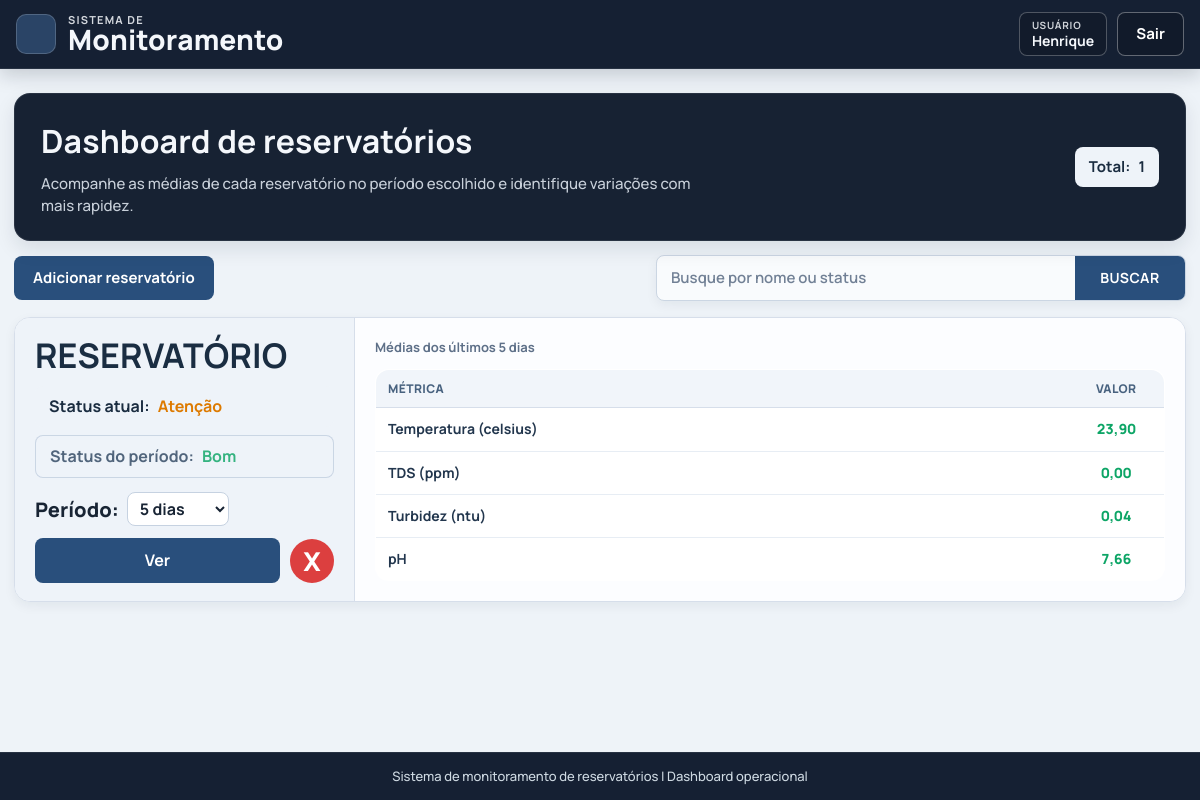
Page / (signed in) on the earlier database version.
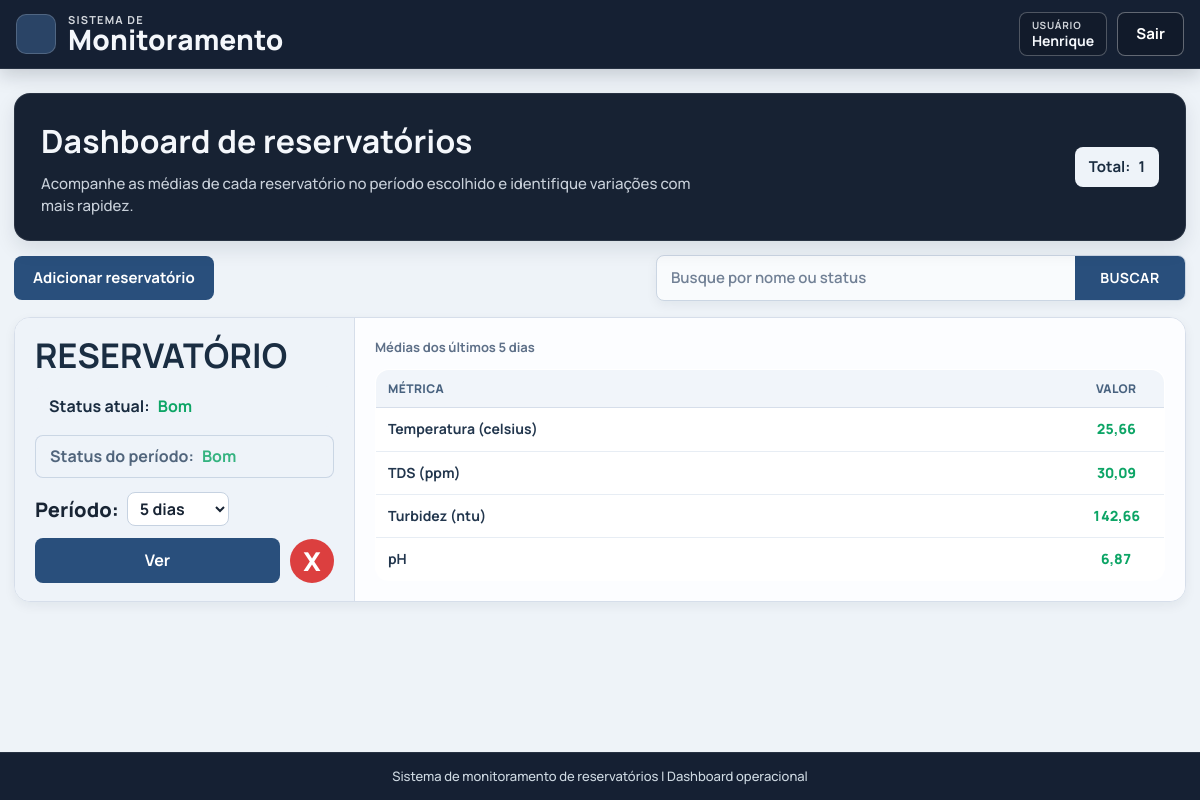
Same page on the later database version.
### app/models.py (models this page shows, shortened)
class Reservatorio(models.Model):
    STATUS_BOM = "bom"
    STATUS_ATENCAO = "atencao"
    STATUS_PERIGO = "perigo"
    FAIXA_PADRAO_PPM_TDS_MIN = 0.0
    FAIXA_PADRAO_PPM_TDS_MAX = 500.0
    FAIXA_PADRAO_NTU_TURBIDEZ_MIN = 0.0
    FAIXA_PADRAO_NTU_TURBIDEZ_MAX = 5.0
    FAIXA_PADRAO_CELSIUS_TEMPERATURA_MIN = 5.0
    FAIXA_PADRAO_CELSIUS_TEMPERATURA_MAX = 30.0
    FAIXA_PADRAO_PH_MIN = 6.0
    FAIXA_PADRAO_PH_MAX = 9.5
    META_PADRAO_PPM_TDS = 600.0
    META_PADRAO_NTU_TURBIDEZ = 1.5
    META_PADRAO_CELSIUS_TEMPERATURA = 25.0
    META_PADRAO_PH = 7.0
    ESP32_INTERVALO_ENVIO_NORMAL_PADRAO_S = 60
    ESP32_INTERVALO_ENVIO_CALIBRACAO_PADRAO_S = 5
    STATUS_CHOICES = (
        (STATUS_BOM, "Bom"),
        (STATUS_ATENCAO, "Atenção"),
        (STATUS_PERIGO, "Perigo"),
    )
    usuario = models.ForeignKey(
        settings.AUTH_USER_MODEL,
        on_delete=models.CASCADE,
        related_name="reservatorios",
    )
    nome = models.CharField(max_length=120, unique=True)
    status = models.CharField(max_length=20, choices=STATUS_CHOICES, default=STATUS_BOM)
    faixa_ppm_tds_min = models.FloatField(default=FAIXA_PADRAO_PPM_TDS_MIN)
    faixa_ppm_tds_max = models.FloatField(default=FAIXA_PADRAO_PPM_TDS_MAX)
    faixa_ntu_turbidez_min = models.FloatField(default=FAIXA_PADRAO_NTU_TURBIDEZ_MIN)
    faixa_ntu_turbidez_max = models.FloatField(default=FAIXA_PADRAO_NTU_TURBIDEZ_MAX)
    faixa_celsius_temperatura_min = models.FloatField(default=FAIXA_PADRAO_CELSIUS_TEMPERATURA_MIN)
    faixa_celsius_temperatura_max = models.FloatField(default=FAIXA_PADRAO_CELSIUS_TEMPERATURA_MAX)
    faixa_ph_min = models.FloatField(default=FAIXA_PADRAO_PH_MIN)
    faixa_ph_max = models.FloatField(default=FAIXA_PADRAO_PH_MAX)
    meta_ppm_tds = models.FloatField(default=META_PADRAO_PPM_TDS)
    meta_ntu_turbidez = models.FloatField(default=META_PADRAO_NTU_TURBIDEZ)
    meta_celsius_temperatura = models.FloatField(default=META_PADRAO_CELSIUS_TEMPERATURA)
    meta_ph = models.FloatField(default=META_PADRAO_PH)
    esp32_intervalo_envio_normal_s = models.PositiveIntegerField(
        default=ESP32_INTERVALO_ENVIO_NORMAL_PADRAO_S,
    )
    esp32_intervalo_envio_calibracao_s = models.PositiveIntegerField(
        default=ESP32_INTERVALO_ENVIO_CALIBRACAO_PADRAO_S,
    )
    alerta_sonoro_silenciado = models.BooleanField(default=False)
    alerta_sonoro_silenciado_permanente = models.BooleanField(default=False)
    alerta_sonoro_teste_ate = models.DateTimeField(null=True, blank=True)
    created_at = models.DateTimeField(auto_now_add=True)
    updated_at = models.DateTimeField(auto_now=True)
    class Meta:
        ordering = ["nome"]
    @classmethod
    def listar(cls, busca="", usuario=None):
        queryset = cls.objects.all()
        if usuario is not None:
            queryset = queryset.filter(usuario=usuario)
        termo = (busca or "").strip()
        if not termo:
            return queryset
        return queryset.filter(Q(nome__icontains=termo) | Q(status__icontains=termo))

### app/views.py (the view)
# urls.py: path('', views.index, name="index"),
@login_required(login_url="entrar")
@require_http_methods(["GET"])
def index(request):
    busca = request.GET.get("busca", "").strip()
    periodo_valor = _normalizar_periodo_valor(request.GET.get("dias"))
    periodo_delta = _delta_por_periodo(periodo_valor)
    reservatorios = list(Reservatorio.listar(busca=busca, usuario=request.user))
    dashboard_cards = _montar_dashboard_cards(reservatorios, periodo_delta)
    return render(
        request,
        "index.html",
        {
            "reservatorios": reservatorios,
            "dashboard_cards": dashboard_cards,
            "busca": busca,
            "periodo_selecionado": periodo_valor,
            "periodo_rotulo": _rotulo_periodo(periodo_valor),
            "periodos_disponiveis": PERIODOS_DISPONIVEIS,
        },
    )

### app/services/numeros.py (called while the page is built)
def formatar_decimal_br(valor, casas=2):
    if valor is None:
        return ""
    numero = float(valor)
    if not math.isfinite(numero):
        return ""
    casas_final = max(0, int(casas))
    return f"{numero:.{casas_final}f}".replace(".", ",")

### app/services/turbidez_periodo.py (called while the page is built)
def is_leitura_turbidez_noturna(data_hora):
    if data_hora is None:
        return False
    data_hora_local = _localtime_seguro(data_hora)
    horario = data_hora_local.timetz().replace(tzinfo=None)
    return horario >= INICIO_NOITE_TURBIDEZ or horario <= FIM_NOITE_TURBIDEZ

def _localtime_seguro(data_hora):
    if timezone.is_naive(data_hora):
        return timezone.make_aware(data_hora, timezone.get_current_timezone())
    return timezone.localtime(data_hora)

### app/templatetags/monitoramento_formatos.py (called while the page is built)
@register.filter
def decimal_br(valor, casas=2):
    return formatar_decimal_br(valor, casas)

### app/views.py (called while the page is built)
def _delta_por_periodo(periodo_valor):
    unidade = periodo_valor[-1]
    quantidade = int(periodo_valor[:-1])
    if unidade == "m":
        return timedelta(minutes=quantidade)
    if unidade == "h":
        return timedelta(hours=quantidade)
    return timedelta(days=quantidade)

### app/templates/index.html (shortened to what this page needs)
{% extends "blocos/base.html" %}
{% block content %}
<section class="detail-hero index-hero">
    <div>
        <h2>Dashboard de reservatórios</h2>
        <p class="index-hero-subtitle">
            Acompanhe as médias de cada reservatório no período escolhido e identifique variações com mais rapidez.
        </p>
    </div>
    <p class="detail-status index-total-pill">
        <span>Total:</span>
        <strong>{{ reservatorios|length }}</strong>
    </p>
</section>
<section class="toolbar">
    <form method="post" action="{% url 'reservatorio_adicionar' %}">
        <button class="btn-main" type="submit">Adicionar reservatório</button>
    </form>
    <form class="search" method="get" action="{% url 'index' %}">
        <input
            type="text"
            name="busca"
            value="{{ busca }}"
            placeholder="Busque por nome ou status"
            aria-label="Buscar por nome ou status"
        >
        <button type="submit" aria-label="Buscar">Buscar</button>
    </form>
</section>
<section class="dashboard-grid">
    {% for card in dashboard_cards %}
    {% include "blocos/_dashboard_card.html" with card=card periodo_label=periodo_rotulo card_mode="index" %}
    {% empty %}
    <article class="empty-state">
        <p>Nenhum reservatório encontrado.</p>
    </article>
    {% endfor %}
</section>
{% endblock %}

### app/templates/blocos/_dashboard_card.html (shortened to what this page needs)
{% load monitoramento_formatos %}
<article class="dashboard-card">
    <section class="dashboard-card-left">
        <h2>{{ card.reservatorio.nome|upper }}</h2>
        <div class="dashboard-status-stack">
            <p class="status-pill">
                <span>Status atual:</span>
                <strong class="status-text status-{{ card.reservatorio.status }}">{{ card.reservatorio.get_status_display }}</strong>
            </p>
            <p class="status-pill status-pill-period">
                <span>Status do período:</span>
                <strong class="status-text status-{{ card.status_periodo }}">{{ card.status_periodo_label }}</strong>
            </p>
        </div>
        {% if card_mode == "index" %}
        <form class="dashboard-period-form" method="get" action="{% url 'index' %}">
            <label for="periodo-{{ card.reservatorio.id }}">Período:</label>
            <select id="periodo-{{ card.reservatorio.id }}" name="dias" onchange="this.form.submit()">
                {% for periodo_valor_item, periodo_label_item in periodos_disponiveis %}
                <option value="{{ periodo_valor_item }}" {% if periodo_valor_item == periodo_selecionado %}selected{% endif %}>
                    {{ periodo_label_item }}
                </option>
                {% endfor %}
            </select>
        </form>
        {% else %}
        <p class="dashboard-period-static">
            <span>Período:</span>
            <strong>{{ periodo_label }}</strong>
        </p>
        {% endif %}
        {% if card_mode == "index" %}
        <div class="dashboard-actions">
            <a class="btn-ver" href="{% url 'reservatorio_detalhe' card.reservatorio.id %}">Ver</a>
            <form
                method="post"
                action="{% url 'reservatorio_excluir' card.reservatorio.id %}"
                data-confirm-delete-reservatorio
                data-reservatorio-nome="{{ card.reservatorio.nome }}"
            >
                <button class="btn-delete" type="submit" aria-label="Excluir reservatório">X</button>
            </form>
        </div>
        {% endif %}
    </section>
    <section class="dashboard-card-right">
        <p class="dashboard-period-caption">Médias dos últimos {{ periodo_label }}</p>
        <table class="dashboard-metrics-table">
            <thead>
                <tr>
                    <th scope="col">Métrica</th>
                    <th scope="col">VALOR</th>
                </tr>
            </thead>
            <tbody>
                <tr>
                    <th scope="row">Temperatura (celsius)</th>
                    <td class="dashboard-value status-{{ card.status_ponto_unico.temperatura }}">
                        {% if card.ponto_unico.temperatura is not None %}{{ card.ponto_unico.temperatura|decimal_br:2 }}{% else %}--{% endif %}
                    </td>
                </tr>
                <tr>
                    <th scope="row">TDS (ppm)</th>
                    <td class="dashboard-value status-{{ card.status_ponto_unico.tds }}">
                        {% if card.ponto_unico.tds is not None %}{{ card.ponto_unico.tds|decimal_br:2 }}{% else %}--{% endif %}
                    </td>
                </tr>
                <tr>
                    <th scope="row">Turbidez (ntu)</th>
                    <td class="dashboard-value status-{{ card.status_ponto_unico.turbidez }}">
                        {% if card.ponto_unico.turbidez is not None %}{{ card.ponto_unico.turbidez|decimal_br:2 }}{% else %}--{% endif %}
                    </td>
                </tr>
                <tr>
                    <th scope="row">pH</th>
                    <td class="dashboard-value status-{{ card.status_ponto_unico.ph }}">
                        {% if card.ponto_unico.ph is not None %}{{ card.ponto_unico.ph|decimal_br:2 }}{% else %}--{% endif %}
                    </td>
                </tr>
            </tbody>
        </table>
    </section>
</article>

Differences in the rows shown:
changed Reservatorio "RESERVATÓRIO": status "atencao" → "bom" (drawn); reservatorio.status "Atenção" → "Bom"; ponto_unico.temperatura|decimal_br "23,90" → "25,66"; ponto_unico.tds|decimal_br "0,00" → "30,09"; ponto_unico.turbidez|decimal_br "0,04" → "142,66"; ponto_unico.ph|decimal_br "7,66" → "6,87"
